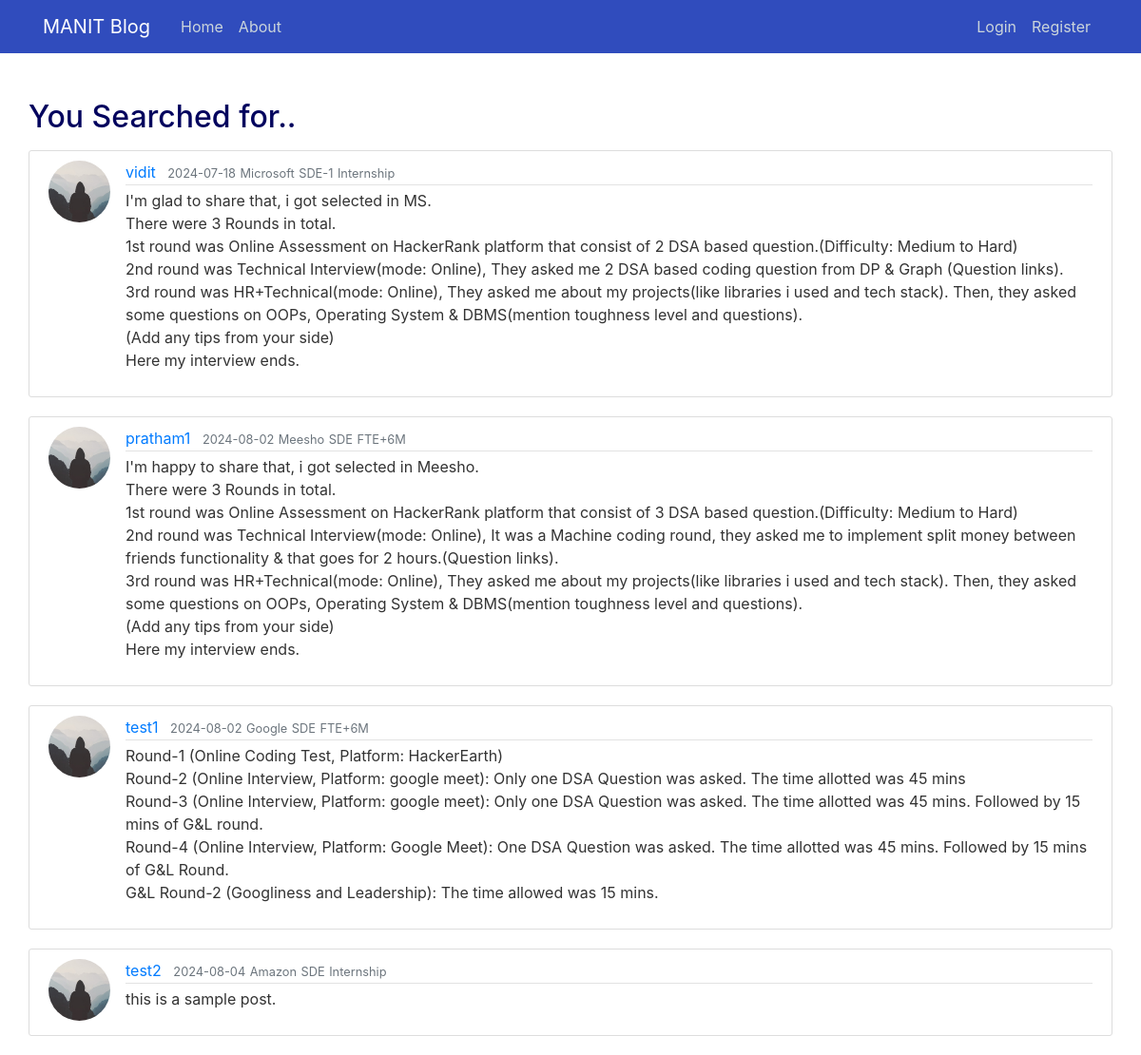
Screenshot of /search with the database file from the repository.
### flaskblog/models.py (models this page shows, shortened)
class Post(db.Model):
    id = db.Column(db.Integer, primary_key=True)
    title = db.Column(db.String(100), nullable=False)
    branch = db.Column(db.String(100), nullable=False)
    type = db.Column(db.String(100), nullable=False)
    date_posted = db.Column(db.DateTime, nullable=False, default=datetime.utcnow)
    content = db.Column(db.Text, nullable=False)
    role = db.Column(db.String(100), nullable=False)
    user_id = db.Column(db.Integer, db.ForeignKey('user.id'), nullable=False)

class User(db.Model, UserMixin):
    id = db.Column(db.Integer, primary_key=True)
    username = db.Column(db.String(20), unique=True, nullable=False)
    email = db.Column(db.String(120), unique=True, nullable=False)
    image_file = db.Column(db.String(20), nullable=False, default='default.jpg')
    password = db.Column(db.String(40), nullable=False)
    posts = db.relationship('Post', backref='author', lazy=True)

### flaskblog/routes.py (the view)
@app.route('/search')
def search():
    search_query = request.args.get('searched', '')
    print(search_query)
    results = Post.query.filter(Post.title.ilike(f"%{search_query}%")).all()
    return render_template('search.html', results=results, query=search_query)

### flaskblog/routes.py (called while the page is built)
@app.context_processor
def base():
    form= SearchForm()
    return dict(form=form)

### flaskblog/templates/search.html (shortened to what this page needs)
{% extends "layout.html" %}
{% block content%}
  <br/>
<h2> You Searched for..</h2>
    {% for post in results %}
        <article class="media content-section">
          <img class="rounded-circle article-img" src="{{ url_for('static', filename='profile_pics/' + post.author.image_file) }}">
          <div class="media-body">
            <div class="article-metadata">
              <a class="mr-2" href="{{url_for('post' , post_id=post.id)}}">{{ post.author.username }}</a>
              <small class="text-muted">{{ post.date_posted.strftime('%Y-%m-%d') }}</small>
                <small class="text-muted">{{post.title}}</small>
                <small class="text-muted">{{post.role}}</small>
                <small class="text-muted">{{post.type}}</small>
            </div>
            <p class="article-content">{{ post.content }}</p>
          </div>
        </article>
    {% endfor %}
{% endblock content %}

### flaskblog/static/main.css (style rules this page uses)
body { background: ; color: #333333; margin-top: 5rem; }
h1, h2, h3, h4, h5, h6 { color: #03045e; }
.content-section { background: #ffffff; padding: 10px 20px; border: 1px solid #dddddd; border-radius: 3px; margin-bottom: 20px; }
.article-content { white-space: pre-line; }
.article-img { height: 65px; width: 65px; margin-right: 16px; }
.article-metadata { padding-bottom: 1px; margin-bottom: 4px; border-bottom: 1px solid #e3e3e3 }

### rows the page displays
Post: image_file (placeholder picture), author.username "vidit", date_posted "2024-07-18", title "Microsoft", role "SDE-1", type "Internship", content "I'm glad to share that, i got selected in MS. There were 3 Rounds in total. 1st round was Online Assessment on HackerRank platform that consist of 2 DSA based question.(Difficulty: Medium to Hard) 2nd round was Technical Interview(mode: Online), They asked me 2 DSA based coding question from DP & Graph (Question links). 3rd round was HR+Technical(mode: Online), They asked me about my projects(like libraries i used and tech stack). Then, they asked some questions on OOPs, Operating System & DBMS(mention toughness level and questions). (Add any tips from your side) Here my interview ends."
Post: image_file (placeholder picture), author.username "pratham1", date_posted "2024-08-02", title "Meesho", role "SDE", type "FTE+6M", content "I'm happy to share that, i got selected in Meesho. There were 3 Rounds in total. 1st round was Online Assessment on HackerRank platform that consist of 3 DSA based question.(Difficulty: Medium to Hard) 2nd round was Technical Interview(mode: Online), It was a Machine coding round, they asked me to implement split money between friends functionality & that goes for 2 hours.(Question links). 3rd round was HR+Technical(mode: Online), They asked me about my projects(like libraries i used and tech stack). Then, they asked some questions on OOPs, Operating System & DBMS(mention toughness level and questions). (Add any tips from your side) Here my interview ends."
Post: image_file (placeholder picture), author.username "test1", date_posted "2024-08-02", title "Google", role "SDE", type "FTE+6M", content "Round-1 (Online Coding Test, Platform: HackerEarth) Round-2 (Online Interview, Platform: google meet): Only one DSA Question was asked. The time allotted was 45 mins Round-3 (Online Interview, Platform: google meet): Only one DSA Question was asked. The time allotted was 45 mins. Followed by 15 mins of G&L round. Round-4 (Online Interview, Platform: Google Meet): One DSA Question was asked. The time allotted was 45 mins. Followed by 15 mins of G&L Round. G&L Round-2 (Googliness and Leadership): The time allowed was 15 mins."
Post: image_file (placeholder picture), author.username "test2", date_posted "2024-08-04", title "Amazon", role "SDE", type "Internship", content "this is a sample post."
